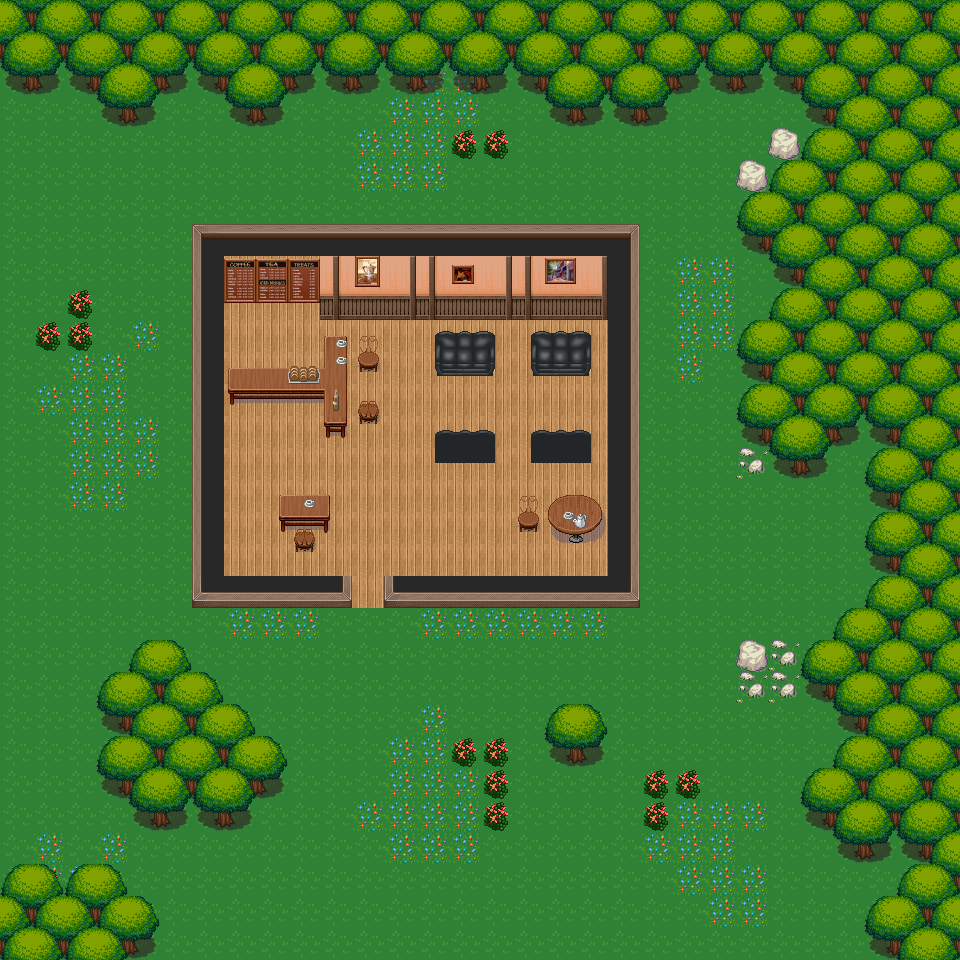

The image is a tile-based game level rendered from a .tmx file. Its description and source (layers, tilesets, objects; grid data summarised) follow:
An orthogonal 30x30 tile map with 32x32 px tiles, 4 tile layers (Background, Trees, Wall, Furniture, Accessories), 1 hidden layer not drawn, 4 tilesets and 4 objects (4x Character).

<map version="1.0" orientation="orthogonal" renderorder="right-down" width="30" height="30" tilewidth="32" tileheight="32" nextobjectid="5">
 <properties>
  <property name="Music" type="file" value="../music/cafe.flac" />
 </properties>
 <tileset firstgid="1" name="forest_tiles" tilewidth="32" tileheight="32" tilecount="256" columns="16">
  <image source="../images/forest_tiles.png" width="512" height="512" />
 </tileset>
 <tileset firstgid="257" name="cafe" tilewidth="32" tileheight="32" tilecount="120" columns="8">
  <image source="../images/cafe.png" width="256" height="480" />
 </tileset>
 <tileset firstgid="377" name="cafewall" tilewidth="32" tileheight="32" tilecount="12" columns="3">
  <image source="../images/cafewall.png" width="96" height="128" />
 </tileset>
 <tileset firstgid="389" name="meta_tiles" tilewidth="32" tileheight="32" tilecount="2" columns="2">
  <image source="../images/meta_tiles.png" width="67" height="34" />
 </tileset>
 <layer name="Background" width="30" height="30">
  <data>[900 cells, 900 non-empty, 2 distinct tile ids]</data>
 </layer>
 <layer name="Trees, Wall" width="30" height="30">
  <data>[900 cells, 461 non-empty, 26 distinct tile ids]</data>
 </layer>
 <layer name="Furniture" width="30" height="30">
  <data>[900 cells, 56 non-empty, 40 distinct tile ids]</data>
 </layer>
 <layer name="Accessories" width="30" height="30">
  <data>[900 cells, 12 non-empty, 11 distinct tile ids]</data>
 </layer>
 <layer name="Collision" width="30" height="30" visible="0">
  <data>[900 cells, 420 non-empty, 1 distinct tile ids]</data>
 </layer>
 <objectgroup name="Characters">
  <object id="1" type="Character" x="288" y="416" width="32" height="32">
   <properties>
    <property name="Collidable" type="bool" value="true" />
    <property name="OnInteract">face(player);
dialog("&lt;b&gt;Bored Barista Beth&lt;/b&gt; : Is there anything I can help you with today?",
fun() { dialog("&lt;b&gt;Kid&lt;/b&gt; : I need milk.",
fun() { dialog("&lt;b&gt;Bored Barista Beth&lt;/b&gt; : We don't have any. Do you want some half-and-half?",
fun() { dialog("&lt;b&gt;Kid&lt;/b&gt; : No, it has to be milk. Can you just give me the milk half?",
fun() { dialog("&lt;b&gt;Bored Barista Beth&lt;/b&gt; : It doesn't work that way.");}
);} );} );})</property>
    <property name="Orientation" value="Down" />
    <property name="Spritesheet" type="file" value="../images/barista.png" />
   </properties>
  </object>
  <object id="2" type="Character" x="480" y="512" width="32" height="32">
   <properties>
    <property name="Collidable" type="bool" value="true" />
    <property name="OnInteract">face(player);
prompt("&lt;b&gt;Not a Morning Person&lt;/b&gt; :  Ugghh mmpphhh grumble.", 
["What?", "Bye"],
[
fun() { dialog("&lt;b&gt;Kid&lt;/b&gt; : What was that?",
fun() { dialog("&lt;b&gt;Grumpy Not Morning Person&lt;/b&gt; : Go away! I need my coffee!");}
);},
fun() { dialog("&lt;b&gt;Kid&lt;/b&gt; : Whatever.");}
]);</property>
    <property name="Orientation" value="Down" />
    <property name="Spritesheet" type="file" value="../images/notMorningPerson.png" />
   </properties>
  </object>
  <object id="3" type="Character" x="384" y="512" width="32" height="32">
   <properties>
    <property name="Collidable" type="bool" value="true" />
    <property name="Name" value="Dealer" />
    <property name="OnCombat" type="file" value="../scripts/combat/dealer.chai" />
    <property name="OnDefeat">dialog("&lt;b&gt;Shady Milk Dealer&lt;/b&gt; : But wait! I needed to scam this kid before I can die! Nooo!", 
fun(){dialog("&lt;i&gt;Shady Milk Dealer has died.&lt;/i&gt;",
fun()
{
play(me, "stand_down", 200, resume_combat);
}
);} );</property>
    <property name="OnInteract">face(player);
prompt("&lt;b&gt;Shady Milk Dealer&lt;/b&gt; : Have you heard of Milk-To-Door? It's all the rage, and I just so happen to have access to a screaming deal! Are you interested?", 
["Yes", "No"],
[
fun() { dialog("&lt;b&gt;Kid&lt;/b&gt; : That would have solved everything! I never would've had to come here! I wish I could go back in time...",
fun() { prompt("&lt;b&gt;Shady Milk Dealer&lt;/b&gt; : But then you never would have met me and heard of it. You need to consider the repercussions when dealing with time. Amateur. Anyway, I just need to see your address so we can set up the deliveries.", ["Okay", "No"],
[
fun() { dialog("&lt;b&gt;Kid&lt;/b&gt; : Alright. I don't know my address, but you can follow me home.",
fun() { dialog("&lt;i&gt;Shady Milk Dealer is now your follower.&lt;/i&gt;", fun(){ follow(player); });}
);},
fun() { dialog("&lt;b&gt;Kid&lt;/b&gt; : My mom told me not to tell strangers my address, you creep.",
fun() { dialog("&lt;b&gt;Shady Milk Dealer&lt;/b&gt; : I'm no creep! Fine, no deal for you!");}
);}
]);
});},
fun() { dialog("&lt;b&gt;Kid&lt;/b&gt; : I handle the milk in my house. I don't need some middleman stepping in.",
fun() { dialog("&lt;b&gt;Shady Milk Dealer&lt;/b&gt; : Suit yourself, stupid kid.");});}
]);</property>
    <property name="Orientation" value="Down" />
    <property name="Spritesheet" type="file" value="../images/businessMan.png" />
   </properties>
  </object>
  <object id="4" type="Character" x="576" y="384" width="32" height="32">
   <properties>
    <property name="Collidable" type="bool" value="true" />
    <property name="Name" value="Vegan" />
    <property name="OnCombat" type="file" value="../scripts/combat/vegan.chai" />
    <property name="OnDefeat">dialog("&lt;b&gt;Vexing Vegan&lt;/b&gt; : You may have defeated me, but you will never defeat C.A.T.T.T.L.E!", 
fun(){dialog("&lt;i&gt;Vexing Vegan has been defeated.&lt;/i&gt;",
fun()
{
walk_relative(self, -9, 3, resume_combat);
}
);} );</property>
    <property name="OnInteract">face(player);
dialog("&lt;b&gt;Vexing Vegan&lt;/b&gt; : Have I told you that I am a vegan?",
fun() { dialog("&lt;b&gt;Kid&lt;/b&gt; : I don't have time for you. I need to get some milk.",
fun() { dialog("&lt;b&gt;Vexing Vegan&lt;/b&gt; : MILK?! HOW DARE YOU ABUSE ANIMALS FOR YOUR SELFISH NEEDS!",
fun() {do_combat("cafe", self, fun(){ script.kill_character(self); }); }
);});})</property>
    <property name="Orientation" value="Down" />
    <property name="Spritesheet" type="file" value="../images/veganBoss.png" />
   </properties>
  </object>
 </objectgroup>
</map>
